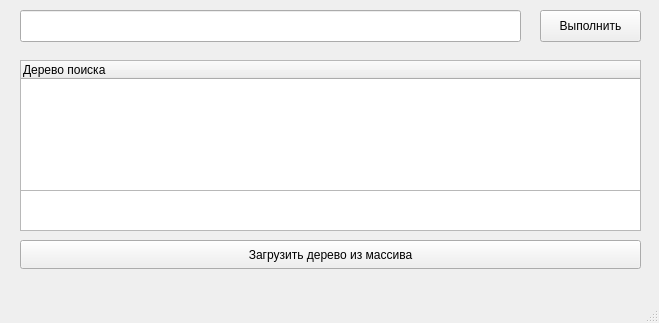
<?xml version="1.0" encoding="UTF-8"?>
<ui version="4.0">
 <class>MainWindow</class>
 <widget class="QMainWindow" name="MainWindow">
  <property name="geometry">
   <rect>
    <x>0</x>
    <y>0</y>
    <width>659</width>
    <height>323</height>
   </rect>
  </property>
  <property name="windowTitle">
   <string>MainWindow</string>
  </property>
  <widget class="QWidget" name="centralwidget">
   <widget class="QTextEdit" name="textEdit">
    <property name="geometry">
     <rect>
      <x>20</x>
      <y>190</y>
      <width>621</width>
      <height>41</height>
     </rect>
    </property>
    <property name="verticalScrollBarPolicy">
     <enum>Qt::ScrollBarAsNeeded</enum>
    </property>
    <property name="horizontalScrollBarPolicy">
     <enum>Qt::ScrollBarAsNeeded</enum>
    </property>
    <property name="sizeAdjustPolicy">
     <enum>QAbstractScrollArea::AdjustIgnored</enum>
    </property>
    <property name="readOnly">
     <bool>true</bool>
    </property>
   </widget>
   <widget class="QLabel" name="label_7">
    <property name="geometry">
     <rect>
      <x>450</x>
      <y>230</y>
      <width>511</width>
      <height>41</height>
     </rect>
    </property>
    <property name="text">
     <string/>
    </property>
   </widget>
   <widget class="QLineEdit" name="lineEdit">
    <property name="geometry">
     <rect>
      <x>20</x>
      <y>10</y>
      <width>501</width>
      <height>32</height>
     </rect>
    </property>
   </widget>
   <widget class="QPushButton" name="pushButton">
    <property name="enabled">
     <bool>true</bool>
    </property>
    <property name="geometry">
     <rect>
      <x>540</x>
      <y>10</y>
      <width>101</width>
      <height>32</height>
     </rect>
    </property>
    <property name="text">
     <string>Выполнить</string>
    </property>
   </widget>
   <widget class="QLabel" name="label_6">
    <property name="geometry">
     <rect>
      <x>0</x>
      <y>50</y>
      <width>521</width>
      <height>191</height>
     </rect>
    </property>
    <property name="text">
     <string/>
    </property>
   </widget>
   <widget class="QLabel" name="label_5">
    <property name="geometry">
     <rect>
      <x>-10</x>
      <y>0</y>
      <width>16</width>
      <height>51</height>
     </rect>
    </property>
    <property name="text">
     <string/>
    </property>
   </widget>
   <widget class="QLabel" name="label">
    <property name="geometry">
     <rect>
      <x>0</x>
      <y>0</y>
      <width>721</width>
      <height>51</height>
     </rect>
    </property>
    <property name="text">
     <string/>
    </property>
   </widget>
   <widget class="QTreeWidget" name="treeWidget">
    <property name="geometry">
     <rect>
      <x>20</x>
      <y>60</y>
      <width>621</width>
      <height>131</height>
     </rect>
    </property>
    <column>
     <property name="text">
      <string>Дерево поиска</string>
     </property>
    </column>
   </widget>
   <widget class="QPushButton" name="pushButton_2">
    <property name="geometry">
     <rect>
      <x>20</x>
      <y>240</y>
      <width>621</width>
      <height>29</height>
     </rect>
    </property>
    <property name="text">
     <string>Загрузить дерево из массива</string>
    </property>
   </widget>
   <zorder>label_6</zorder>
   <zorder>label_5</zorder>
   <zorder>label</zorder>
   <zorder>lineEdit</zorder>
   <zorder>pushButton</zorder>
   <zorder>treeWidget</zorder>
   <zorder>textEdit</zorder>
   <zorder>label_7</zorder>
   <zorder>pushButton_2</zorder>
  </widget>
  <widget class="QMenuBar" name="menubar">
   <property name="geometry">
    <rect>
     <x>0</x>
     <y>0</y>
     <width>659</width>
     <height>26</height>
    </rect>
   </property>
  </widget>
  <widget class="QStatusBar" name="statusbar"/>
 </widget>
 <resources/>
 <connections/>
</ui>
